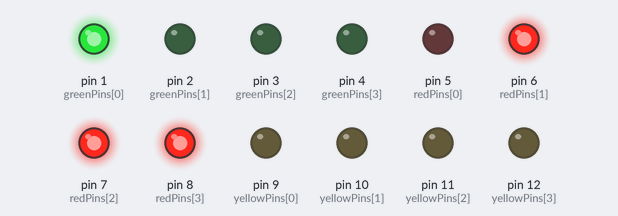
This sketch was run on a simulated Arduino Uno, built with avr-gcc and run on an emulated ATmega328P. Parts: output pins drawn as LEDs (lit = HIGH).

Above: at 0.5 s.
At 2.1 s:
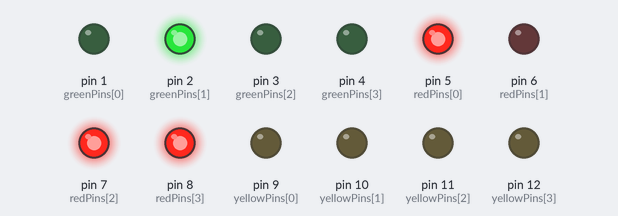
At 2.8 s:
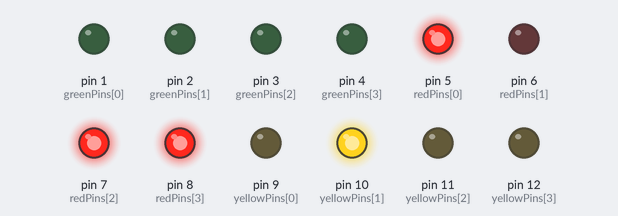
At 3.7 s:
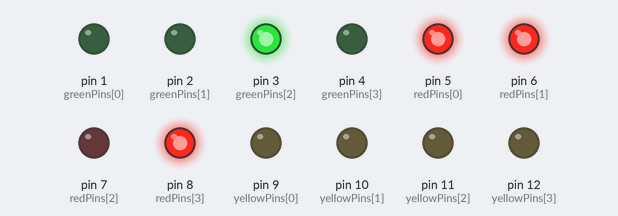
At 5.3 s:
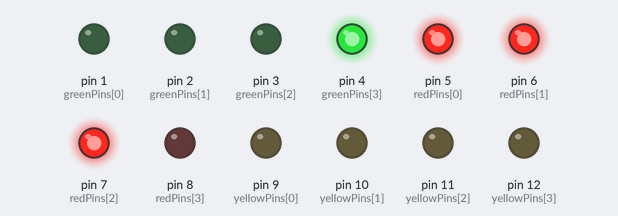
At 7.6 s:
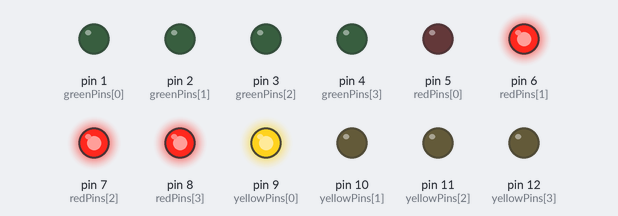
Timing chart, 0 to 8.3 s (numbered marks = the images above):
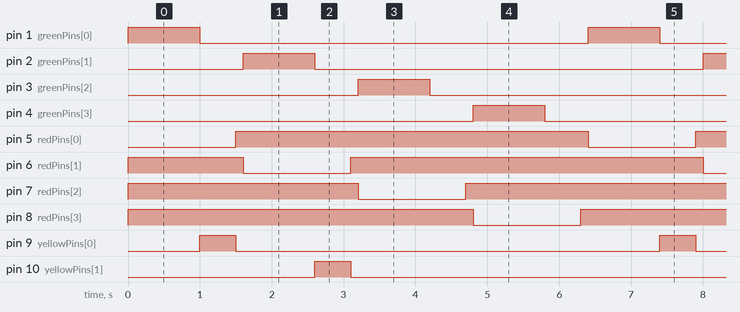

The sketch:

intersection_traffic_light_simulator.ino
```cpp
const int greenPins[] = {1, 2, 3, 4};  // Green lights from 1 to 4
const int redPins[] = {5, 6, 7, 8};    // Red lights from 1 to 4
const int yellowPins[] = {9, 10, 11, 12}; // Yellow lights from 1 to 4

const int greenTime = 10;
const int yellowTime = 5;
const int cycleDelay = 100; // delay between cycles in milliseconds

int currentState = 0;

void setup() {
  for (int i = 0; i < 4; i++) {
    pinMode(greenPins[i], OUTPUT);
    pinMode(redPins[i], OUTPUT);
    pinMode(yellowPins[i], OUTPUT);
  }
  resetLights();
}

void loop() {
  // Turn on one green light and all other red lights
  for (int i = 0; i < 4; i++) {
    if (i == currentState) {
      digitalWrite(greenPins[i], HIGH);
      digitalWrite(redPins[i], LOW);
      digitalWrite(yellowPins[i], LOW);
    } else {
      digitalWrite(greenPins[i], LOW);
      digitalWrite(redPins[i], HIGH);
      digitalWrite(yellowPins[i], LOW);
    }
  }
  delay(greenTime * cycleDelay);

  // Transition to yellow light for the current state
  digitalWrite(greenPins[currentState], LOW);
  digitalWrite(yellowPins[currentState], HIGH);
  delay(yellowTime * cycleDelay);

  // Turn off the yellow light and turn on the red light
  digitalWrite(yellowPins[currentState], LOW);
  digitalWrite(redPins[currentState], HIGH);

  // Move to the next state
  currentState = (currentState + 1) % 4;
  delay(cycleDelay);
}

void resetLights() {
  for (int i = 0; i < 4; i++) {
    digitalWrite(greenPins[i], LOW);
    digitalWrite(redPins[i], HIGH);
    digitalWrite(yellowPins[i], LOW);
  }
}
```

Measured:
- by itself, pin 1 (greenPins[0]), pin 2 (greenPins[1]), pin 3 (greenPins[2]), pin 4 (greenPins[3]): alternates HIGH for 1.0 s and LOW for 5.4 s
- by itself, pin 5 (redPins[0]), pin 6 (redPins[1]), pin 7 (redPins[2]), pin 8 (redPins[3]): alternates HIGH for 4.9 s and LOW for 1.5 s
- by itself, pin 9 (yellowPins[0]), pin 10 (yellowPins[1]), pin 11 (yellowPins[2]), pin 12 (yellowPins[3]): alternates HIGH for 0.50 s and LOW for 5.9 s
